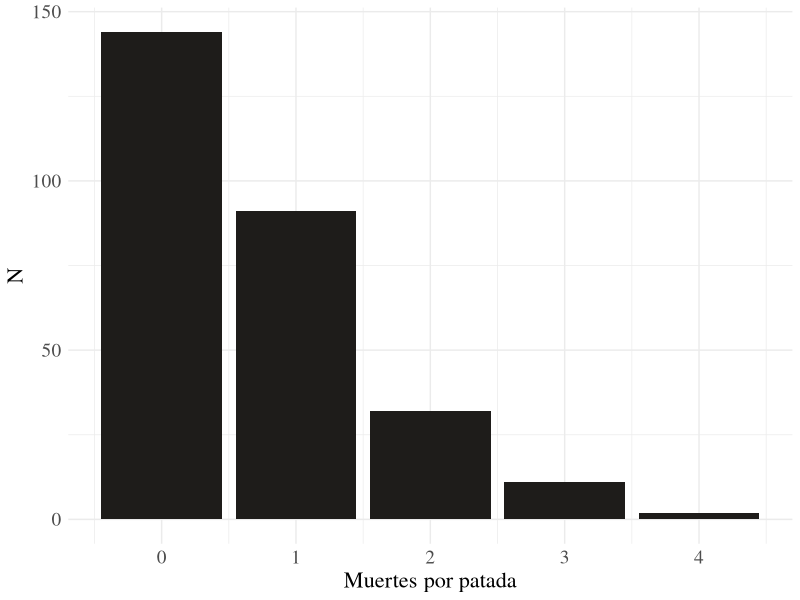
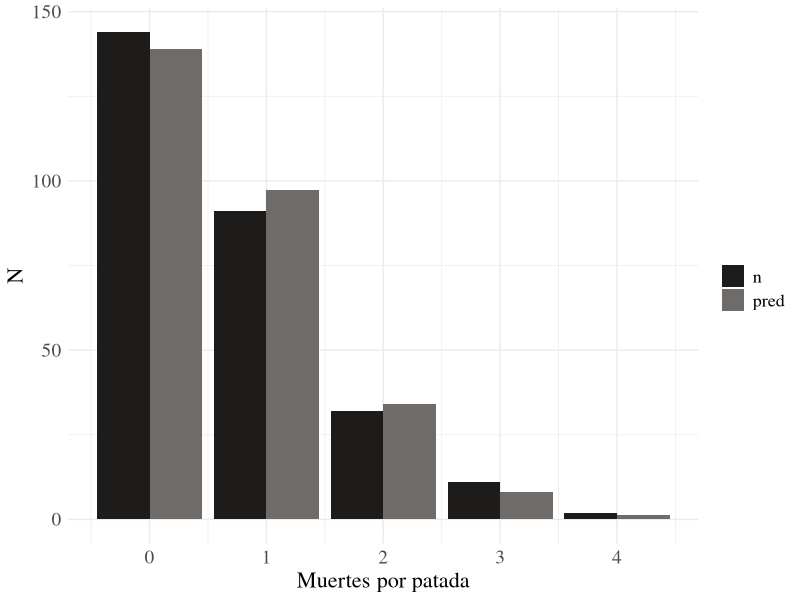

Recreate these plots in R, in order.
# Source: https://github.com/cran/Horsekicks/blob/master/data/hkdeaths.rda
# Run from the repository root: Rscript scripts/render-horse-kick-plots.R
library(ggplot2)
data <- read.csv("assets/posts/horse-kick-data/data/horse-kicks.csv")
counts <- as.data.frame(table(factor(data$kick, levels = 0:4)))
names(counts) <- c("muertes", "n")
counts$muertes <- as.integer(as.character(counts$muertes))
stopifnot(sum(counts$n) == 280, sum(data$kick) == 196)
transparent_theme <- theme_minimal(base_family = "serif") + theme(
  axis.title = element_text(size = 16),
  axis.text = element_text(size = 14),
  legend.title = element_text(size = 14),
  legend.text = element_text(size = 13),
  plot.background = element_rect(fill = "transparent", colour = NA),
  panel.background = element_rect(fill = "transparent", colour = NA),
  legend.background = element_rect(fill = "transparent", colour = NA),
  legend.key = element_rect(fill = "transparent", colour = NA)
)
observed <- ggplot(counts, aes(muertes, n)) +
  geom_col(fill = "#1E1C1A") +
  labs(x = "Muertes por patada", y = "N") + transparent_theme
comparison <- rbind(
  data.frame(muertes = counts$muertes, value = counts$n, name = "n"),
  data.frame(muertes = counts$muertes,
             value = dpois(counts$muertes, mean(data$kick)) * sum(counts$n), name = "pred")
)
fitted <- ggplot(comparison, aes(muertes, value, fill = name)) +
  geom_col(position = "dodge") +
  scale_fill_manual("", values = c("#1E1C1A", "#6E6B68")) +
  labs(x = "Muertes por patada", y = "N") + transparent_theme
for (name in c("observed", "fitted")) {
  ggsave(paste0("assets/posts/horse-kick-data/", name, "-transparent.png"),
         plot = get(name), width = 7, height = 5, dpi = 192,
         bg = "transparent")
}
